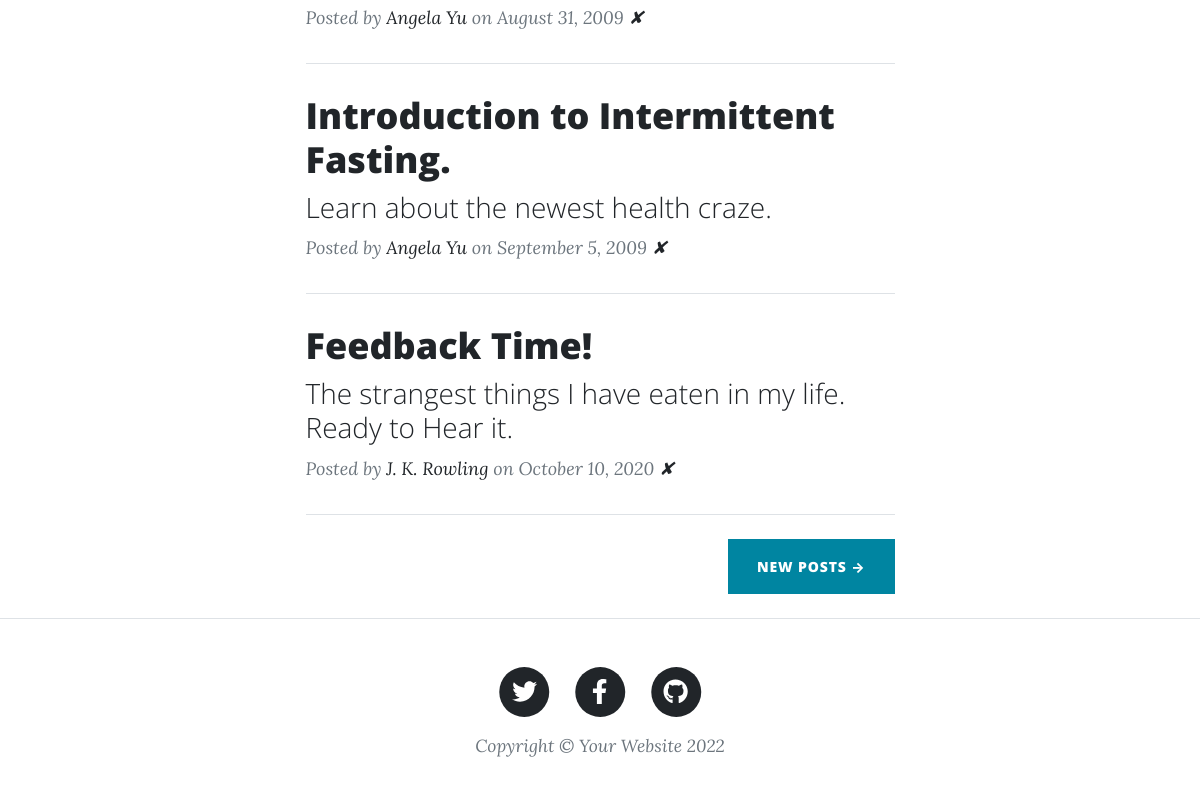
Page / (signed in, lower part) on the earlier database version.
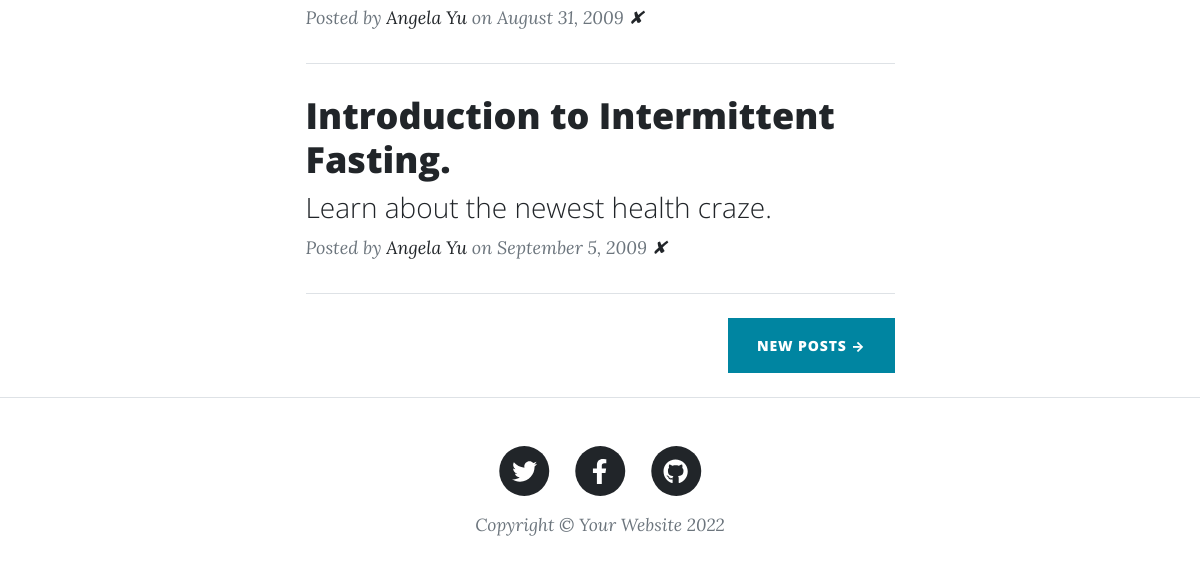
Same page on the later database version.
### main.py (models this page shows)
    class BlogPost(UserMixin, db.Model):
        id = db.Column(db.Integer, primary_key=True)
        title = db.Column(db.String(250), unique=True, nullable=False)
        subtitle = db.Column(db.String(250), nullable=False)
        date = db.Column(db.String(250), nullable=False)
        body = db.Column(db.Text, nullable=False)
        author = db.Column(db.String(250), nullable=False)
        img_url = db.Column(db.String(250), nullable=False)

### main.py (the view)
    @app.route('/', methods=['GET'])
    def home_page():
        if current_user.is_authenticated:
            all_post = BlogPost.query.all()
            return render_template('index.html', posts=all_post, logged_in=current_user.is_authenticated, id=current_user.id)
        else:
            return render_template('authenticate-user.html')

### main.py (called while the page is built)
    @login_manager.user_loader
    def load_user(user_id):
        return User.query.get(int(user_id))

### templates/index.html (shortened to what this page needs)
<!DOCTYPE html>
<html lang="en">
    {% include 'header.html' %}
    <body>
        <div class="container px-4 px-lg-5">
            <div class="row gx-4 gx-lg-5 justify-content-center">
                <div class="col-md-10 col-lg-8 col-xl-7">
                    {% for post in posts: %}
                        <div class="post-preview">
                            <a href="{{ url_for( 'show_post', post_id=post.id) }}">
                                <h2 class="post-title">{{ post["title"] }}</h2>
                                <h3 class="post-subtitle">{{ post["subtitle"] }}</h3>
                            </a>
                            <p class="post-meta">
                                Posted by
                                <a href="#!">{{ post["author"] }}</a>
                                on {{ post['date'] }}
                                {% if id == 1: %}
                                    <a href="{{url_for('delete_post', post_id=post.id) }}">✘</a>
                                {% endif %}
                            </p>
                        </div>
                        <hr class="my-4" />
                    {% endfor %}
                    {% if id == 1: %}
                        <div class="d-flex justify-content-end mb-4">
                            <a class="btn btn-primary text-uppercase" href='{{ url_for("new_post") }}'>New Posts →</a>
                        </div>
                    {% endif %}
                </div>
            </div>
        </div>
        {% include 'footer.html' %}
    </body>
</html>

### templates/header.html (shortened to what this page needs)
<head>
        <link href="{{url_for('static', filename='css/styles.css')}}" rel="stylesheet" />
</head>

### templates/footer.html
<footer class="border-top">
            <div class="container px-4 px-lg-5">
                <div class="row gx-4 gx-lg-5 justify-content-center">
                    <div class="col-md-10 col-lg-8 col-xl-7">
                        <ul class="list-inline text-center">
                            <li class="list-inline-item">
                                <a href="#!">
                                    <span class="fa-stack fa-lg">
                                        <i class="fas fa-circle fa-stack-2x"></i>
                                        <i class="fab fa-twitter fa-stack-1x fa-inverse"></i>
                                    </span>
                                </a>
                            </li>
                            <li class="list-inline-item">
                                <a href="#!">
                                    <span class="fa-stack fa-lg">
                                        <i class="fas fa-circle fa-stack-2x"></i>
                                        <i class="fab fa-facebook-f fa-stack-1x fa-inverse"></i>
                                    </span>
                                </a>
                            </li>
                            <li class="list-inline-item">
                                <a href="#!">
                                    <span class="fa-stack fa-lg">
                                        <i class="fas fa-circle fa-stack-2x"></i>
                                        <i class="fab fa-github fa-stack-1x fa-inverse"></i>
                                    </span>
                                </a>
                            </li>
                        </ul>
                        <div class="small text-center text-muted fst-italic">Copyright &copy; Your Website 2022</div>
                    </div>
                </div>
            </div>
</footer>

Differences in the rows shown:
removed BlogPost: title "Feedback Time!", subtitle "The strangest things I have eaten in my life. Ready to Hear it.", author "J. K. Rowling", date "October 10, 2020"
